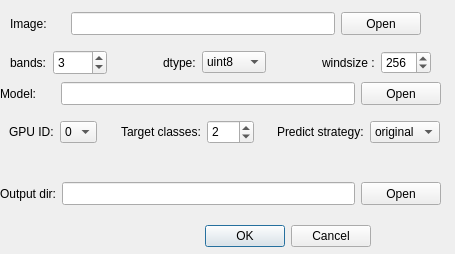
<?xml version="1.0" encoding="UTF-8"?>
<ui version="4.0">
 <class>Dialog_predict_multiclass_single</class>
 <widget class="QDialog" name="Dialog_predict_multiclass_single">
  <property name="geometry">
   <rect>
    <x>0</x>
    <y>0</y>
    <width>455</width>
    <height>254</height>
   </rect>
  </property>
  <property name="windowTitle">
   <string>Dialog</string>
  </property>
  <widget class="QDialogButtonBox" name="buttonBox">
   <property name="geometry">
    <rect>
     <x>30</x>
     <y>220</y>
     <width>341</width>
     <height>32</height>
    </rect>
   </property>
   <property name="orientation">
    <enum>Qt::Horizontal</enum>
   </property>
   <property name="standardButtons">
    <set>QDialogButtonBox::Cancel|QDialogButtonBox::Ok</set>
   </property>
  </widget>
  <widget class="QWidget" name="layoutWidget_2">
   <property name="geometry">
    <rect>
     <x>0</x>
     <y>80</y>
     <width>441</width>
     <height>27</height>
    </rect>
   </property>
   <layout class="QHBoxLayout" name="horizontalLayout_7">
    <item>
     <widget class="QLabel" name="label_5">
      <property name="minimumSize">
       <size>
        <width>55</width>
        <height>23</height>
       </size>
      </property>
      <property name="text">
       <string>Model:</string>
      </property>
     </widget>
    </item>
    <item>
     <widget class="QLineEdit" name="lineEdit_model">
      <property name="minimumSize">
       <size>
        <width>201</width>
        <height>23</height>
       </size>
      </property>
     </widget>
    </item>
    <item>
     <widget class="QPushButton" name="pushButton_model">
      <property name="minimumSize">
       <size>
        <width>0</width>
        <height>23</height>
       </size>
      </property>
      <property name="text">
       <string>Open</string>
      </property>
     </widget>
    </item>
   </layout>
  </widget>
  <widget class="QWidget" name="layoutWidget_3">
   <property name="geometry">
    <rect>
     <x>10</x>
     <y>10</y>
     <width>411</width>
     <height>27</height>
    </rect>
   </property>
   <layout class="QHBoxLayout" name="horizontalLayout_8">
    <item>
     <widget class="QLabel" name="label_6">
      <property name="minimumSize">
       <size>
        <width>55</width>
        <height>23</height>
       </size>
      </property>
      <property name="text">
       <string>Image:</string>
      </property>
     </widget>
    </item>
    <item>
     <widget class="QLineEdit" name="lineEdit_image">
      <property name="minimumSize">
       <size>
        <width>201</width>
        <height>23</height>
       </size>
      </property>
     </widget>
    </item>
    <item>
     <widget class="QPushButton" name="pushButton_image">
      <property name="minimumSize">
       <size>
        <width>0</width>
        <height>23</height>
       </size>
      </property>
      <property name="text">
       <string>Open</string>
      </property>
     </widget>
    </item>
   </layout>
  </widget>
  <widget class="QWidget" name="layoutWidget_4">
   <property name="geometry">
    <rect>
     <x>0</x>
     <y>180</y>
     <width>441</width>
     <height>27</height>
    </rect>
   </property>
   <layout class="QHBoxLayout" name="horizontalLayout_9">
    <item>
     <widget class="QLabel" name="label_7">
      <property name="minimumSize">
       <size>
        <width>55</width>
        <height>23</height>
       </size>
      </property>
      <property name="text">
       <string>Output dir:</string>
      </property>
     </widget>
    </item>
    <item>
     <widget class="QLineEdit" name="lineEdit_mask_dir">
      <property name="minimumSize">
       <size>
        <width>201</width>
        <height>23</height>
       </size>
      </property>
     </widget>
    </item>
    <item>
     <widget class="QPushButton" name="pushButton_mask">
      <property name="minimumSize">
       <size>
        <width>0</width>
        <height>23</height>
       </size>
      </property>
      <property name="text">
       <string>Open</string>
      </property>
     </widget>
    </item>
   </layout>
  </widget>
  <widget class="QWidget" name="layoutWidget_5">
   <property name="geometry">
    <rect>
     <x>10</x>
     <y>50</y>
     <width>421</width>
     <height>25</height>
    </rect>
   </property>
   <layout class="QHBoxLayout" name="horizontalLayout_4">
    <item>
     <widget class="QLabel" name="label_8">
      <property name="text">
       <string>bands:</string>
      </property>
     </widget>
    </item>
    <item>
     <widget class="QSpinBox" name="spinBox_bands">
      <property name="sizePolicy">
       <sizepolicy hsizetype="Preferred" vsizetype="Preferred">
        <horstretch>0</horstretch>
        <verstretch>0</verstretch>
       </sizepolicy>
      </property>
      <property name="minimumSize">
       <size>
        <width>47</width>
        <height>22</height>
       </size>
      </property>
      <property name="minimum">
       <number>1</number>
      </property>
      <property name="maximum">
       <number>1000</number>
      </property>
      <property name="value">
       <number>3</number>
      </property>
     </widget>
    </item>
    <item>
     <spacer name="horizontalSpacer_3">
      <property name="orientation">
       <enum>Qt::Horizontal</enum>
      </property>
      <property name="sizeHint" stdset="0">
       <size>
        <width>40</width>
        <height>20</height>
       </size>
      </property>
     </spacer>
    </item>
    <item>
     <widget class="QLabel" name="label_9">
      <property name="text">
       <string>dtype:</string>
      </property>
     </widget>
    </item>
    <item>
     <widget class="QComboBox" name="comboBox_dtype">
      <item>
       <property name="text">
        <string>uint8</string>
       </property>
      </item>
      <item>
       <property name="text">
        <string>uint10</string>
       </property>
      </item>
      <item>
       <property name="text">
        <string>uint16</string>
       </property>
      </item>
      <item>
       <property name="text">
        <string>float</string>
       </property>
      </item>
     </widget>
    </item>
    <item>
     <spacer name="horizontalSpacer_4">
      <property name="orientation">
       <enum>Qt::Horizontal</enum>
      </property>
      <property name="sizeHint" stdset="0">
       <size>
        <width>40</width>
        <height>20</height>
       </size>
      </property>
     </spacer>
    </item>
    <item>
     <widget class="QLabel" name="label_3">
      <property name="minimumSize">
       <size>
        <width>33</width>
        <height>0</height>
       </size>
      </property>
      <property name="text">
       <string>windsize :</string>
      </property>
     </widget>
    </item>
    <item>
     <widget class="QSpinBox" name="spinBox_windsize">
      <property name="sizePolicy">
       <sizepolicy hsizetype="Preferred" vsizetype="Preferred">
        <horstretch>0</horstretch>
        <verstretch>23</verstretch>
       </sizepolicy>
      </property>
      <property name="minimumSize">
       <size>
        <width>50</width>
        <height>0</height>
       </size>
      </property>
      <property name="maximumSize">
       <size>
        <width>50</width>
        <height>23</height>
       </size>
      </property>
      <property name="maximum">
       <number>1000</number>
      </property>
      <property name="singleStep">
       <number>2</number>
      </property>
      <property name="value">
       <number>256</number>
      </property>
     </widget>
    </item>
   </layout>
  </widget>
  <widget class="QWidget" name="">
   <property name="geometry">
    <rect>
     <x>9</x>
     <y>120</y>
     <width>431</width>
     <height>24</height>
    </rect>
   </property>
   <layout class="QHBoxLayout" name="horizontalLayout">
    <item>
     <widget class="QLabel" name="label_10">
      <property name="text">
       <string>GPU ID:</string>
      </property>
     </widget>
    </item>
    <item>
     <widget class="QComboBox" name="comboBox_gupid">
      <property name="minimumSize">
       <size>
        <width>0</width>
        <height>22</height>
       </size>
      </property>
      <item>
       <property name="text">
        <string>0</string>
       </property>
      </item>
      <item>
       <property name="text">
        <string>1</string>
       </property>
      </item>
      <item>
       <property name="text">
        <string>2</string>
       </property>
      </item>
      <item>
       <property name="text">
        <string>3</string>
       </property>
      </item>
      <item>
       <property name="text">
        <string>4</string>
       </property>
      </item>
      <item>
       <property name="text">
        <string>5</string>
       </property>
      </item>
     </widget>
    </item>
    <item>
     <spacer name="horizontalSpacer_6">
      <property name="orientation">
       <enum>Qt::Horizontal</enum>
      </property>
      <property name="sizeHint" stdset="0">
       <size>
        <width>13</width>
        <height>20</height>
       </size>
      </property>
     </spacer>
    </item>
    <item>
     <widget class="QLabel" name="label">
      <property name="text">
       <string>Target classes:</string>
      </property>
     </widget>
    </item>
    <item>
     <widget class="QSpinBox" name="spinBox_classes">
      <property name="sizePolicy">
       <sizepolicy hsizetype="Preferred" vsizetype="Preferred">
        <horstretch>0</horstretch>
        <verstretch>0</verstretch>
       </sizepolicy>
      </property>
      <property name="minimumSize">
       <size>
        <width>47</width>
        <height>22</height>
       </size>
      </property>
      <property name="minimum">
       <number>1</number>
      </property>
      <property name="maximum">
       <number>100</number>
      </property>
      <property name="singleStep">
       <number>1</number>
      </property>
      <property name="value">
       <number>2</number>
      </property>
     </widget>
    </item>
    <item>
     <spacer name="horizontalSpacer_7">
      <property name="orientation">
       <enum>Qt::Horizontal</enum>
      </property>
      <property name="sizeHint" stdset="0">
       <size>
        <width>13</width>
        <height>20</height>
       </size>
      </property>
     </spacer>
    </item>
    <item>
     <widget class="QLabel" name="label_11">
      <property name="text">
       <string>Predict strategy:</string>
      </property>
     </widget>
    </item>
    <item>
     <widget class="QComboBox" name="comboBox_strategy">
      <property name="minimumSize">
       <size>
        <width>0</width>
        <height>22</height>
       </size>
      </property>
      <item>
       <property name="text">
        <string>original</string>
       </property>
      </item>
      <item>
       <property name="text">
        <string>smooth</string>
       </property>
      </item>
     </widget>
    </item>
   </layout>
  </widget>
 </widget>
 <resources/>
 <connections>
  <connection>
   <sender>pushButton_image</sender>
   <signal>clicked()</signal>
   <receiver>Dialog_predict_multiclass_single</receiver>
   <slot>slot_select_img_file()</slot>
   <hints>
    <hint type="sourcelabel">
     <x>378</x>
     <y>23</y>
    </hint>
    <hint type="destinationlabel">
     <x>439</x>
     <y>27</y>
    </hint>
   </hints>
  </connection>
  <connection>
   <sender>pushButton_model</sender>
   <signal>clicked()</signal>
   <receiver>Dialog_predict_multiclass_single</receiver>
   <slot>slot_select_model_file()</slot>
   <hints>
    <hint type="sourcelabel">
     <x>397</x>
     <y>93</y>
    </hint>
    <hint type="destinationlabel">
     <x>446</x>
     <y>103</y>
    </hint>
   </hints>
  </connection>
  <connection>
   <sender>pushButton_mask</sender>
   <signal>clicked()</signal>
   <receiver>Dialog_predict_multiclass_single</receiver>
   <slot>slot_save_mask_dir()</slot>
   <hints>
    <hint type="sourcelabel">
     <x>415</x>
     <y>191</y>
    </hint>
    <hint type="destinationlabel">
     <x>420</x>
     <y>222</y>
    </hint>
   </hints>
  </connection>
  <connection>
   <sender>buttonBox</sender>
   <signal>accepted()</signal>
   <receiver>Dialog_predict_multiclass_single</receiver>
   <slot>slot_ok()</slot>
   <hints>
    <hint type="sourcelabel">
     <x>251</x>
     <y>240</y>
    </hint>
    <hint type="destinationlabel">
     <x>392</x>
     <y>238</y>
    </hint>
   </hints>
  </connection>
  <connection>
   <sender>buttonBox</sender>
   <signal>rejected()</signal>
   <receiver>Dialog_predict_multiclass_single</receiver>
   <slot>reject()</slot>
   <hints>
    <hint type="sourcelabel">
     <x>317</x>
     <y>234</y>
    </hint>
    <hint type="destinationlabel">
     <x>389</x>
     <y>209</y>
    </hint>
   </hints>
  </connection>
 </connections>
 <slots>
  <slot>slot_select_img_file()</slot>
  <slot>slot_select_model_file()</slot>
  <slot>slot_save_mask_dir()</slot>
  <slot>slot_ok()</slot>
 </slots>
</ui>
